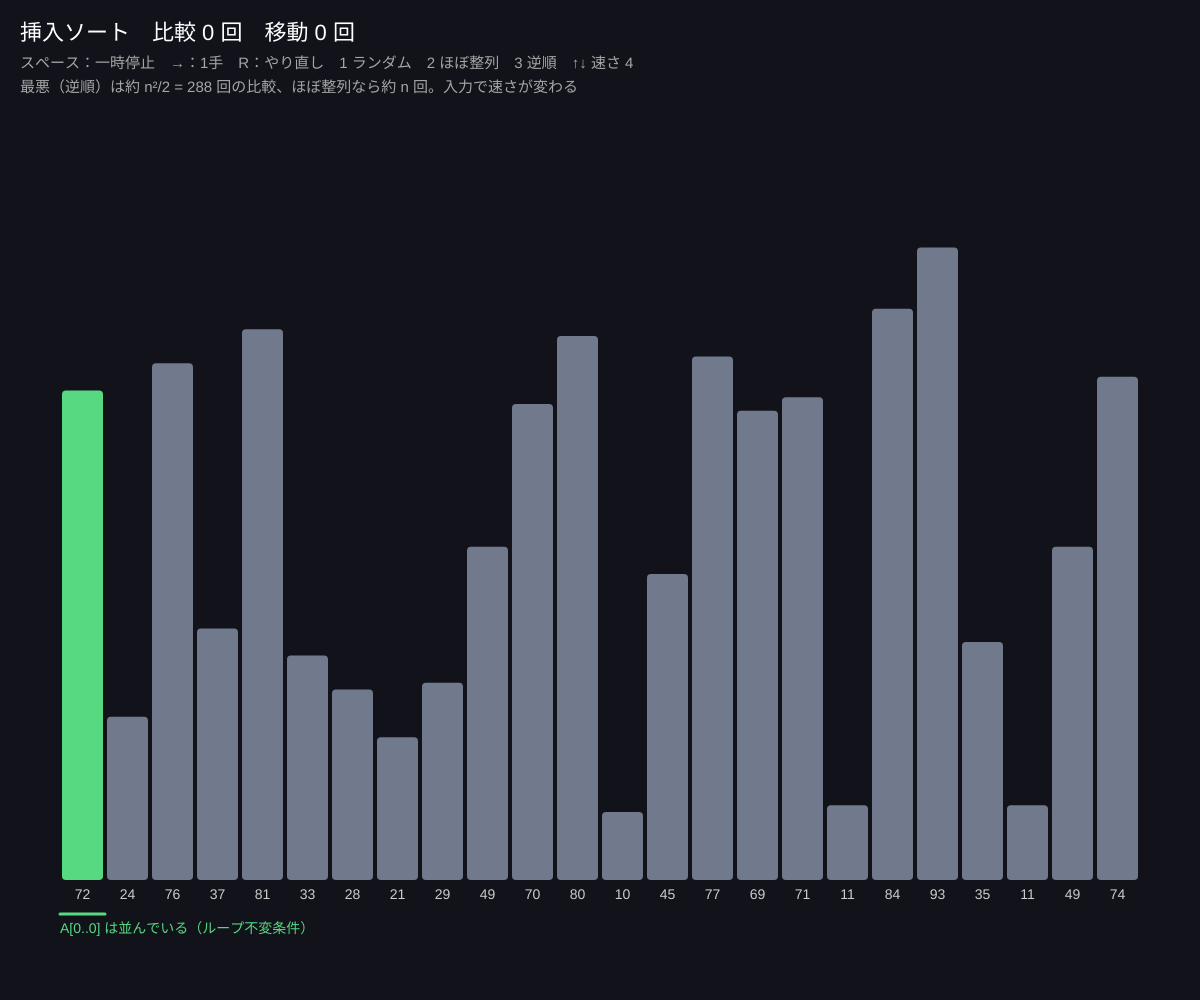
Frame 1 (no input)
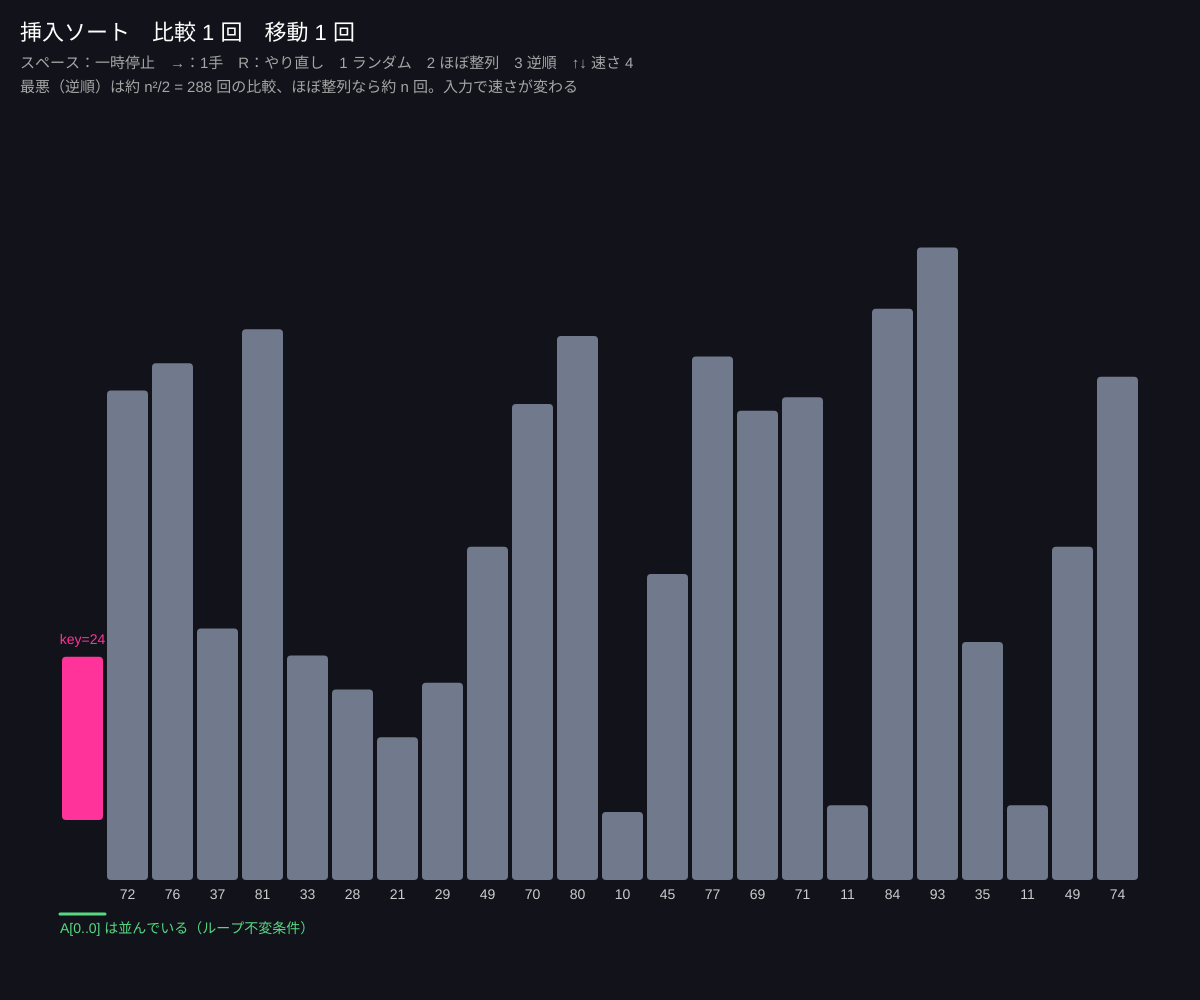
Frame 60 (no input)
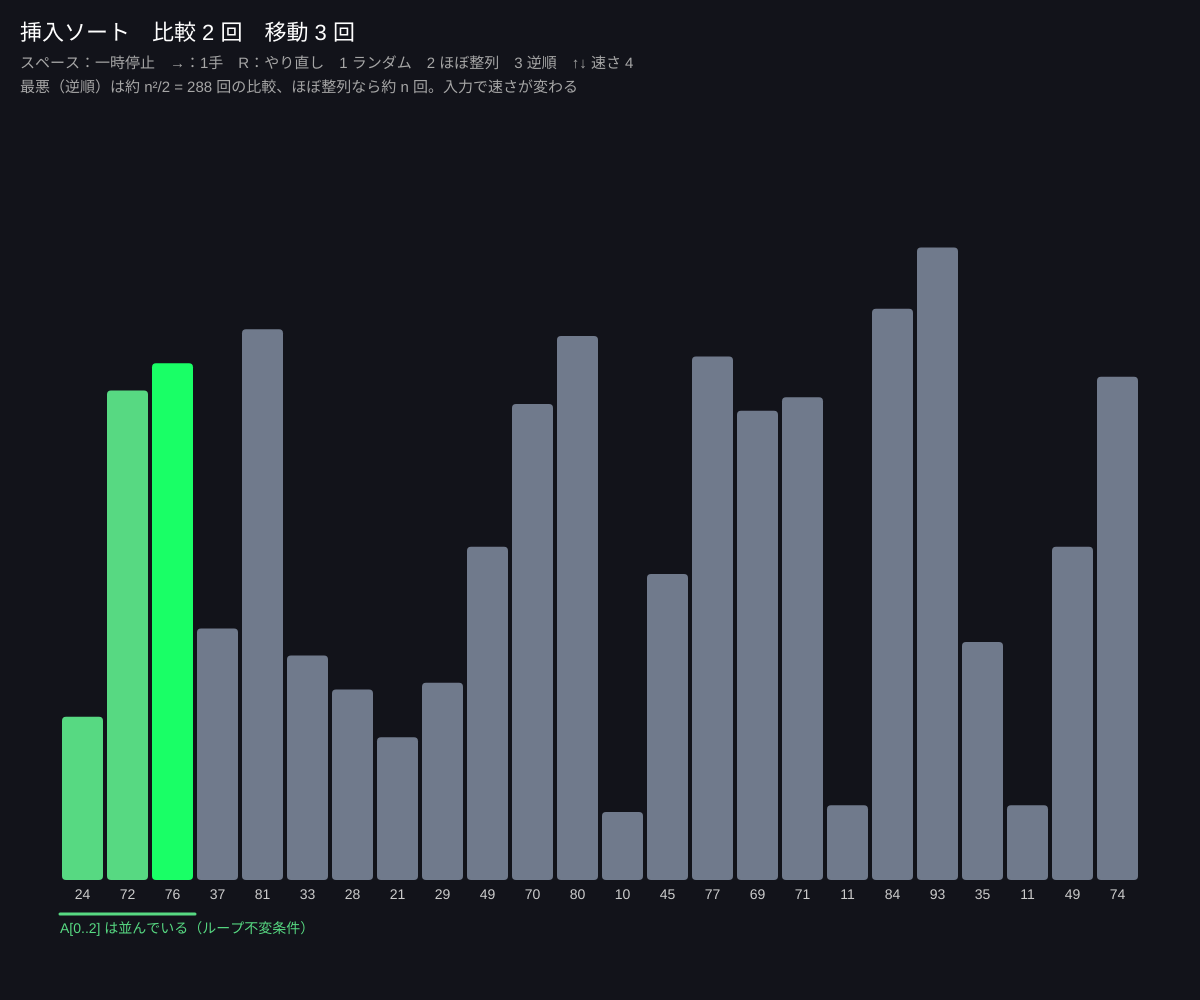
Frame 120 (the mouse pressed at the canvas centre since frame 60)

The p5.js sketch that drew these frames (run headless with seeded random() and noise() and a simulated clock; from frame 60 on, the mouse is pressed at the canvas centre):

// p5.js sketch
// ── sketch.js
// ============================================
// 00 挿入ソート
// トランプの手札を並べるときと同じ。左側の「並んだ山」に、次の 1 枚を正しい場所へ差し込む
// 緑の部分はいつも並んでいる（ループ不変条件）。これが正しさの証明になる
// スペース：再生／一時停止　→：1 手だけ進める　R：新しい数列　1：ランダム　2：ほぼ整列　3：逆順
// 上下キー：速さ
// ============================================

let n = 24;            // ★ 並べる数の個数（多すぎると見づらい）
let speed = 4;         // ★ 1 秒あたりの手数のめやす（上下キーで変わる）
let a = [], gen, state = {}, playing = true;
let comparisons = 0, moves = 0, acc = 0, done = false, mode = 1;

function setup() {
  createCanvas(windowWidth, windowHeight);
  colorMode(HSB, 360, 100, 100, 100);
  reset(1);
}

function reset(m) {
  mode = m;
  a = [];
  for (let i = 0; i < n; i++) a.push(floor(random(5, 100)));
  if (mode === 2) { a.sort((x, y) => x - y); for (let k = 0; k < 3; k++) { let i = floor(random(n)), j = floor(random(n)); [a[i], a[j]] = [a[j], a[i]]; } }
  if (mode === 3) a.sort((x, y) => y - x);
  comparisons = 0; moves = 0; done = false; state = { j: 1, i: 0, key: null };
  gen = insertionSort();
}

// 挿入ソートを、1 手ずつ止まれるようにジェネレーター（function*）で書いたもの
function* insertionSort() {
  for (let j = 1; j < a.length; j++) {
    let key = a[j];
    let i = j - 1;
    state = { j, i, key, hole: j };
    yield;
    while (i >= 0) {
      comparisons++;
      state = { j, i, key, hole: i + 1, cmp: i };
      yield;
      if (a[i] <= key) break;
      a[i + 1] = a[i];        // 大きい数を 1 つ右へずらす
      moves++;
      i--;
      state = { j, i, key, hole: i + 1 };
      yield;
    }
    a[i + 1] = key;           // 空いた場所に差し込む
    moves++;
    state = { j: j + 1, i, key: null, hole: -1, placed: i + 1 };
    yield;
  }
  done = true;
  state = { j: a.length };
}

function advance() { if (!done) gen.next(); }

function draw() {
  background(230, 30, 10);
  if (playing && !done) {
    acc += speed / 60;
    while (acc >= 1) { advance(); acc--; }
  }
  let w = (width - 120) / max(1, a.length);
  let baseY = height - 120;
  let sortedEnd = state.j === undefined ? 0 : state.j; // 0..j-1 は並んでいる
  for (let k = 0; k < a.length; k++) {
    let x = 60 + k * w;
    let h = a[k] * (height - 320) / 100;
    let c;
    if (k === state.hole && state.key !== null && state.key !== undefined) continue; // 抜き出した札の穴
    if (done || k < sortedEnd) c = color(140, 60, 85);
    else c = color(220, 20, 55);
    if (k === state.cmp) c = color(45, 90, 100);
    if (k === state.placed) c = color(140, 90, 100);
    noStroke(); fill(c);
    rect(x + 2, baseY - h, w - 4, h, 4);
    fill(0, 0, 80); textAlign(CENTER, TOP); textSize(min(14, w * 0.5));
    text(a[k], x + w / 2, baseY + 8);
  }
  // 手に持っている札（key）を上に浮かせて描く
  if (state.key !== null && state.key !== undefined && state.hole >= 0) {
    let x = 60 + state.hole * w;
    let h = state.key * (height - 320) / 100;
    fill(330, 80, 100); noStroke();
    rect(x + 2, baseY - h - 60, w - 4, h, 4);
    fill(330, 80, 100); textSize(14); text('key=' + state.key, x + w / 2, baseY - h - 84);
  }
  // 不変条件の帯
  if (!done && sortedEnd > 0) {
    stroke(140, 60, 85); strokeWeight(3);
    line(60, baseY + 34, 60 + sortedEnd * w, baseY + 34);
    noStroke(); fill(140, 60, 85); textAlign(LEFT, TOP); textSize(14);
    text('A[0..' + (sortedEnd - 1) + '] は並んでいる（ループ不変条件）', 60, baseY + 42);
  }

  textAlign(LEFT, BASELINE); noStroke();
  fill(0, 0, 100); textSize(22);
  text('挿入ソート　比較 ' + comparisons + ' 回　移動 ' + moves + ' 回' + (done ? '　完成！' : ''), 20, 40);
  fill(0, 0, 65); textSize(15);
  text('スペース：' + (playing ? '一時停止' : '再生') + '　→：1手　R：やり直し　1 ランダム　2 ほぼ整列　3 逆順　↑↓ 速さ ' + speed, 20, 68);
  text('最悪（逆順）は約 n²/2 = ' + floor(n * n / 2) + ' 回の比較、ほぼ整列なら約 n 回。入力で速さが変わる', 20, 92);
}

function keyPressed() {
  if (key === ' ') playing = !playing;
  if (key === RIGHT_ARROW) { playing = false; advance(); }
  if (key === 'r' || key === 'R') reset(mode);
  if (key >= '1' && key <= '3') reset(int(key));
  if (key === UP_ARROW) speed = min(120, speed * 2);
  if (key === DOWN_ARROW) speed = max(1, speed / 2);
}

function windowResized() { resizeCanvas(windowWidth, windowHeight); }

// ---------- やってみよう ----------
// 1. 3（逆順）と 2（ほぼ整列）で比較回数を比べる。n を 2 倍にすると何倍になる？
// 2. if (a[i] <= key) を if (a[i] < key) にしても並ぶ？ 同じ数の順番（安定性）はどうなる？
// 3. 降順に並べるには、どこを 1 文字変えればいい？
